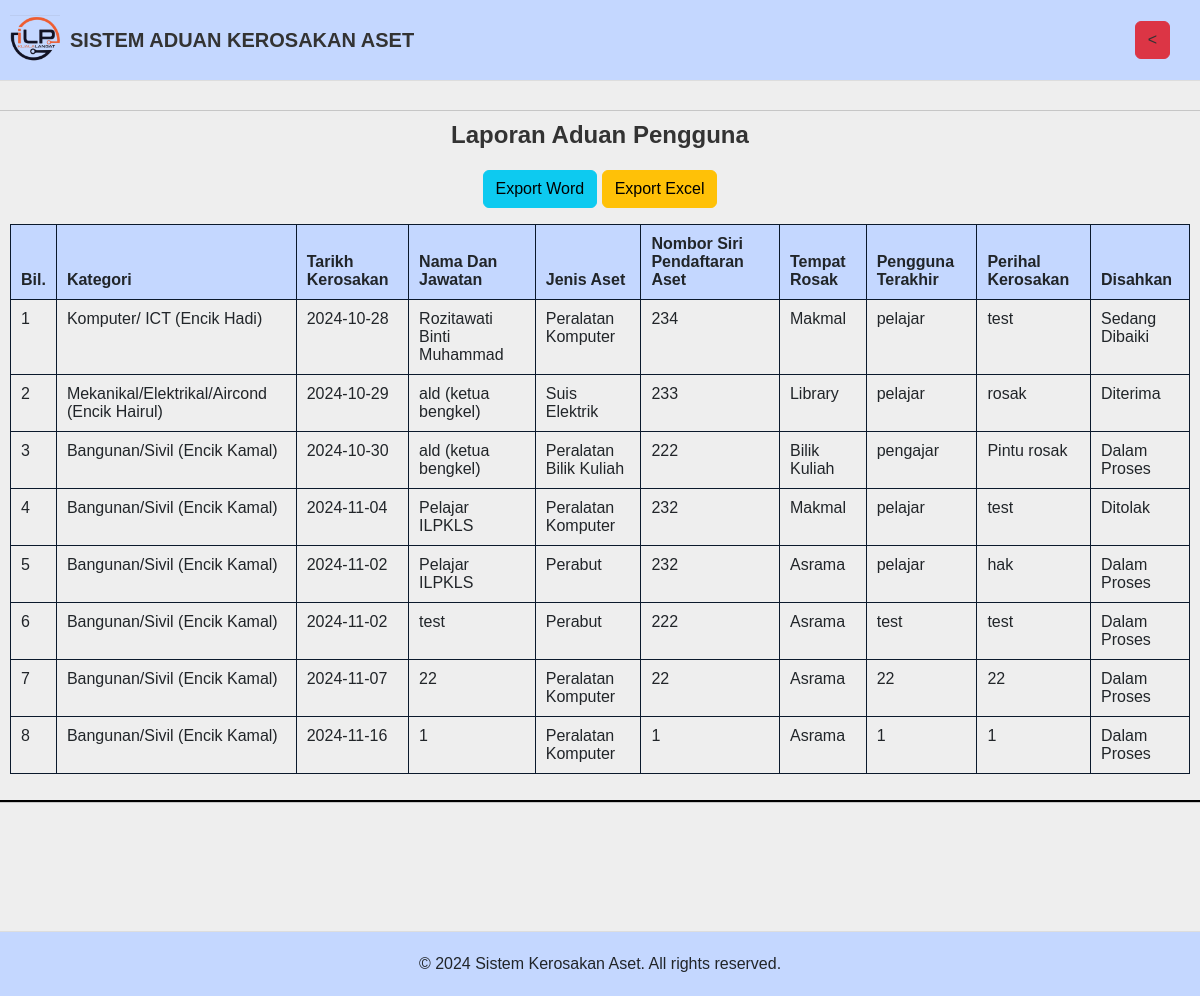
Page /laporan_admin.php on the committed database.
### tables this page shows
CREATE TABLE `tbl_semakan` (
  `no_id` int NOT NULL,
  `kategori` varchar(50) NOT NULL,
  `jenis_aset` varchar(255) NOT NULL,
  `no_siri` varchar(10) NOT NULL,
  `tempat_rosak` varchar(255) NOT NULL,
  `userterakhir` varchar(255) NOT NULL,
  `ulasan` varchar(255) NOT NULL,
  `nama` varchar(255) NOT NULL,
  `emel` varchar(255) NOT NULL,
  `tarikh_rosak` date NOT NULL,
  `lulus_jabatan` varchar(255) NOT NULL DEFAULT 'Dalam Proses',
  `tarikh` timestamp NOT NULL DEFAULT CURRENT_TIMESTAMP
);

### laporan_admin.php (the view, shortened to what this page needs)
<!DOCTYPE html>
<html lang="en">
<head>
    <link rel="stylesheet" href="https://cdn.jsdelivr.net/npm/bootstrap@5.2.2/dist/css/bootstrap.min.css">
</head>
<body>
    <div class="navbar">
        <a class="navbar-brand" href="#">
            <img src="img/305199717_985453492342369_1200662185772088661_n.png" height="50" alt="Sistem Aduan Kerosakan Aset" />
            <b>SISTEM ADUAN KEROSAKAN ASET</b>
        </a>
        <ul>
            <li><a href="admin.php" class="btn btn-danger"><</a></li>
        </ul>
    </div>
    <section class="vh-100">
        <div class="container-md">
            <h2><b>Laporan Aduan Pengguna</b></h2>
            <div class="table-responsive-sm">
            <div class="mb-3" id="button">
                <button onclick="exportToWord()" class="btn btn-info">Export Word</button>
                <button onclick="exportToExcel()" class="btn btn-warning">Export Excel</button>
            </div>
                <table class="table">
                    <thead>
                        <tr>
                        <th>Bil.</th>
                        <th>Kategori</th>
                        <th>Tarikh Kerosakan</th>
                        <th>Nama Dan Jawatan</th>
                        <th>Jenis Aset</th>
                        <th>Nombor Siri Pendaftaran Aset</th>
                        <th>Tempat Rosak</th>
                        <th>Pengguna Terakhir</th>
                        <th>Perihal Kerosakan</th>
                        <th>Disahkan</th>
                        </tr>
                    </thead>
                    <tbody>
                    <?php
                    include('db.php');
                    $sql = "SELECT * FROM tbl_semakan";
                    $result = mysqli_query($conn, $sql);
                    if ($result->num_rows > 0) {
                    $count = 1;
                    while ($data = $result->fetch_assoc()) {
                    ?>
                    <tr>
                        <td><?php echo $count++; ?></td>
                        <td><?php echo htmlspecialchars($data['kategori']); ?></td>
                        <td><?php echo htmlspecialchars($data['tarikh_rosak']); ?></td>
                        <td><?php echo htmlspecialchars($data['nama']); ?></td>
                        <td><?php echo htmlspecialchars($data['jenis_aset']); ?></td>
                        <td><?php echo htmlspecialchars($data['no_siri']); ?></td>
                        <td><?php echo htmlspecialchars($data['tempat_rosak']); ?></td>
                        <td><?php echo htmlspecialchars($data['userterakhir']); ?></td>
                        <td><?php echo htmlspecialchars($data['ulasan']); ?></td>
                        <td><?php echo htmlspecialchars($data['lulus_jabatan']); ?></td>
                    </tr>
                <?php
                    }
                }
                ?>
                    </tbody>
                </table>
            </div>
            </div>
    </section>
    <div class="footer">
        &copy; 2024 Sistem Kerosakan Aset. All rights reserved.
    </div>
</body>
</html>

### laporan_admin.php (style rules this page uses)
body { font-family: Arial, sans-serif; margin: 0; padding: 0; background-color: #EEEEEE; }
.navbar { background-color: #C4D7FF; padding: 10px; display: flex; justify-content: space-between; align-items: center; border-bottom: 1px solid #ddd; }
.navbar-brand { display: flex; align-items: center; text-decoration: none; color: #333; }
.navbar-brand img { margin-right: 10px; }
.navbar ul { list-style-type: none; padding: 0; margin: 0; display: flex; }
.navbar ul li { margin-right: 20px; }
.navbar ul li a { text-decoration: none; color: #333; }
.container-md { max-width: 1400px; margin: 30px auto; background-color: #EEEEEE; padding: 10px; box-shadow: 1px 1px 1px 1px black; }
h2 { text-align: center; margin-bottom: 20px; font-size: 24px; color: #333; }
.table thead th { background-color: #C4D7FF; border: 1px solid #0B192C; padding: 10px; text-align: left; }
.table tbody td { background-color: #EEEEEE; border: 1px solid #0B192C; padding: 10px; }
.footer { background-color: #C4D7FF; padding: 20px; text-align: center; border-top: 1px solid #ddd; margin-top: 20px; }
#button { text-align: center; }

### rows in the picture
tbl_semakan: kategori "Komputer/ ICT (Encik Hadi)", tarikh_rosak "2024-10-28", nama "Rozitawati Binti Muhammad", jenis_aset "Peralatan Komputer", no_siri "234", tempat_rosak "Makmal", userterakhir "pelajar", ulasan "test", lulus_jabatan "Sedang Dibaiki"
tbl_semakan: kategori "Mekanikal/Elektrikal/Aircond (Encik Hairul)", tarikh_rosak "2024-10-29", nama "ald (ketua bengkel)", jenis_aset "Suis Elektrik", no_siri "233", tempat_rosak "Library", userterakhir "pelajar", ulasan "rosak", lulus_jabatan "Diterima"
tbl_semakan: kategori "Bangunan/Sivil (Encik Kamal)", tarikh_rosak "2024-10-30", nama "ald (ketua bengkel)", jenis_aset "Peralatan Bilik Kuliah", no_siri "222", tempat_rosak "Bilik Kuliah", userterakhir "pengajar", ulasan "Pintu rosak", lulus_jabatan "Dalam Proses"
tbl_semakan: kategori "Bangunan/Sivil (Encik Kamal)", tarikh_rosak "2024-11-04", nama "Pelajar ILPKLS", jenis_aset "Peralatan Komputer", no_siri "232", tempat_rosak "Makmal", userterakhir "pelajar", ulasan "test", lulus_jabatan "Ditolak"
tbl_semakan: kategori "Bangunan/Sivil (Encik Kamal)", tarikh_rosak "2024-11-02", nama "Pelajar ILPKLS", jenis_aset "Perabut", no_siri "232", tempat_rosak "Asrama", userterakhir "pelajar", ulasan "hak", lulus_jabatan "Dalam Proses"
tbl_semakan: kategori "Bangunan/Sivil (Encik Kamal)", tarikh_rosak "2024-11-02", nama "test", jenis_aset "Perabut", no_siri "222", tempat_rosak "Asrama", userterakhir "test", ulasan "test", lulus_jabatan "Dalam Proses"
tbl_semakan: kategori "Bangunan/Sivil (Encik Kamal)", tarikh_rosak "2024-11-07", nama "22", jenis_aset "Peralatan Komputer", no_siri "22", tempat_rosak "Asrama", userterakhir "22", ulasan "22", lulus_jabatan "Dalam Proses"
tbl_semakan: kategori "Bangunan/Sivil (Encik Kamal)", tarikh_rosak "2024-11-16", nama "1", jenis_aset "Peralatan Komputer", no_siri "1", tempat_rosak "Asrama", userterakhir "1", ulasan "1", lulus_jabatan "Dalam Proses"
